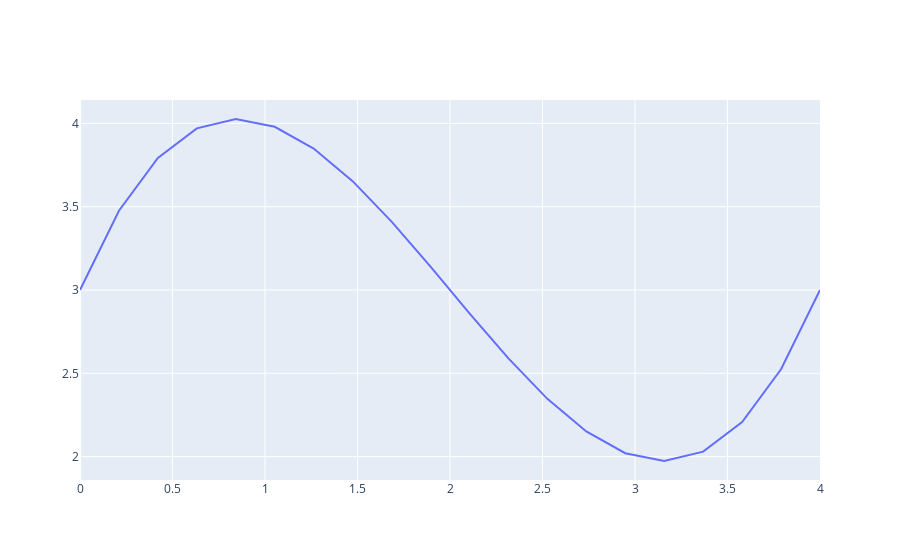

Here is the notebook cell this chart was saved with:
### Code cell
interp = np.linspace(0,4,20)
fig = go.Figure(data=go.Scatter(x=interp, y=scp_c(interp)))
fig.show()

### Figure 1 — Plotly figure (JSON) as saved in the notebook; plotly's stock layout.template omitted (floating-point values rounded to 4 significant figures)
{"data": [{"type": "scatter", "x": [0, 0.2105, 0.4211, 0.6316, 0.8421, 1.053, 1.263, 1.474, 1.684, 1.895, 2.105, 2.316, 2.526, 2.737, 2.947, 3.158, 3.368, 3.579, 3.789, 4], "y": [3, 3.476, 3.793, 3.97, 4.026, 3.98, 3.849, 3.653, 3.411, 3.14, 2.86, 2.589, 2.347, 2.151, 2.02, 1.974, 2.03, 2.207, 2.524, 3]}], "layout": {}}
